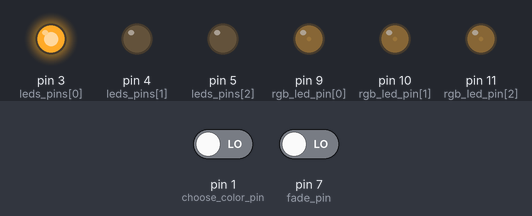
This sketch was run on a simulated Arduino Uno, built with avr-gcc and run on an emulated ATmega328P. Shown: output pins drawn as LEDs (lit = HIGH). Dashed ring = blinking. Inputs (shaded band) come from the test bench; at power-on: pin 1 (choose_color_pin) LOW, pin 7 (fade_pin) LOW.

Above: at 1.2 s.
1.3 s: pin 1 (choose_color_pin) driven HIGH
At 1.75 s:
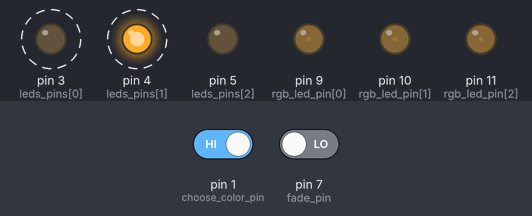
4.3 s: pin 7 (fade_pin) driven HIGH
At 4.45 s:
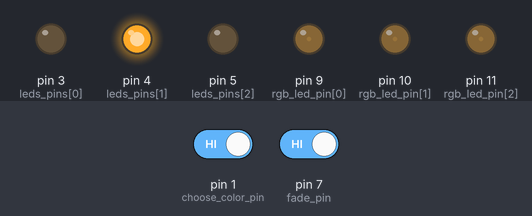
7.3 s: pin 7 (fade_pin) driven LOW
At 9.92 s:
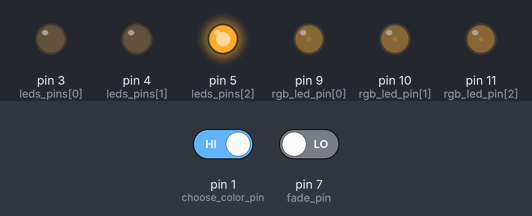
10.3 s: pin 1 (choose_color_pin) driven LOW
At 11.5 s:
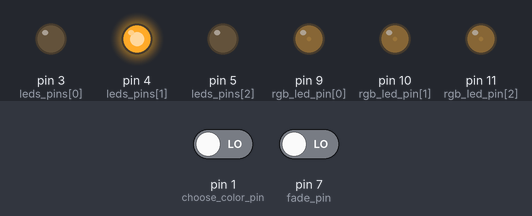
Timing chart, 0 to 12.8 s (numbered marks = the images above; inputs shaded):
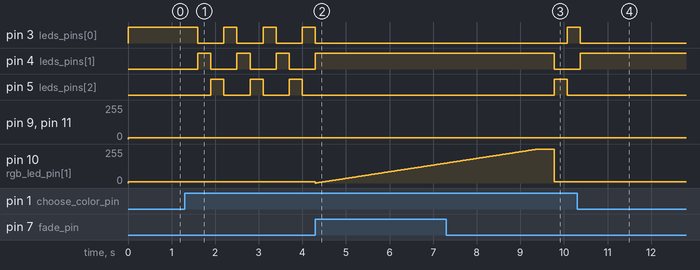

The sketch:

A2_Fade.ino
```cpp
const int fade_pin = 7;                 // pin used for "fade" button to fade the RGB LED
const int choose_color_pin = 1;         // pin used for "choose color" button to choose a color (red, green, or blue)

const int leds_pins[] = {3, 4, 5};      // pins for the red, green, green and blue LEDs
const int rgb_led_pin[] = {9, 10, 11};  // pins for the RGB LED
const int num_leds = 3;                 // number of total leds that a user can choose a color from (red, green, or blue)

int num_button_press = 0;               // the number of times the choose color button is pressed by the user

// the setup function runs once when you press reset or power the board
void setup() {
  // initialize pins for the LEDS as an output
  for(int i = 0; i < num_leds; i++) {
    // pins for the red, green, and blue LEDs
    pinMode(leds_pins[i], OUTPUT);
    // pins for the RGB LED
    pinMode(rgb_led_pin[i], OUTPUT);
  }

  // initialize pins for the two buttons (fade button and choose color button) as an input
  pinMode(fade_pin, INPUT);
  pinMode(choose_color_pin, INPUT);
}

// the loop function runs over and over again forever
void loop() {
  // USER CHOOSES A LED COLOR //

  // loop until the fade button is pressed
  while (digitalRead(fade_pin) == LOW) {
    // if choose color button is pressed
    if (digitalRead(choose_color_pin) == HIGH) {
      // increment number of times the button is pressed
      num_button_press++;
      // if number of presses reaches past the number of leds (3), restart at 0
          // this ensures that the value of num_button_press is either: 0, 1, or 2
      num_button_press %= num_leds;
      // wait for 300ms
      delay(300);
    }

    // update the LEDs based on how many times the user has pressed the choose color button.
        // button pressed once -> green LED
        // button pressed twice -> blue LED
        // button pressed three times -> red LED
    for (int i = 0; i < num_leds; i++) {
      digitalWrite(leds_pins[i], num_button_press == i);
    }

    // set the starting color of the RGB LED
    analogWrite(rgb_led_pin[0], 10); // red color
    analogWrite(rgb_led_pin[1], 10); // green color
    analogWrite(rgb_led_pin[2], 10); // blue color
  }

  // FADE THE RGB LED //

  // if fade button is pressed
  if (digitalRead(fade_pin) == HIGH) {
    // fade the RGB LED from 0 to 255 to the corresponding color based on how many times the
    // user pressed the choose color button
    for(int i = 0; i < 256; i++) {
      analogWrite(rgb_led_pin[num_button_press], i);
      // wait 20ms
      delay(20);
    }
    // wait 50ms
    delay(50);
  }
}
```

Measured:
- after the input at 1.3 s, pin 3 (leds_pins[0]), pin 4 (leds_pins[1]): alternates HIGH for 0.30 s and LOW for 0.60 s, starting after 0.30 s; pin 5 (leds_pins[2]): alternates HIGH for 0.30 s and LOW for 0.60 s, starting after 0.60 s
- after the input at 4.3 s, pin 3 (leds_pins[0]): goes on until 4.3 s, then stays LOW; pin 4 (leds_pins[1]): goes on until 4.3 s, then stays HIGH; pin 5 (leds_pins[2]): stops changing and stays LOW
- after the input at 7.3 s, pin 3 (leds_pins[0]): LOW → HIGH after 2.8 s; pin 4 (leds_pins[1]): HIGH → LOW after 2.5 s; pin 5 (leds_pins[2]): LOW → HIGH after 2.5 s, → LOW 0.30 s later
- after the input at 10.3 s, pin 3 (leds_pins[0]): goes on until 10.4 s, then stays LOW; pin 4 (leds_pins[1]): goes on until 10.4 s, then stays HIGH; pin 5 (leds_pins[2]): stops changing and stays LOW
- by itself, pin 10 (rgb_led_pin[1]): rises from 149/255 to 255/255 in 2.1 s, then falls to 10/255 in 0.37 s
